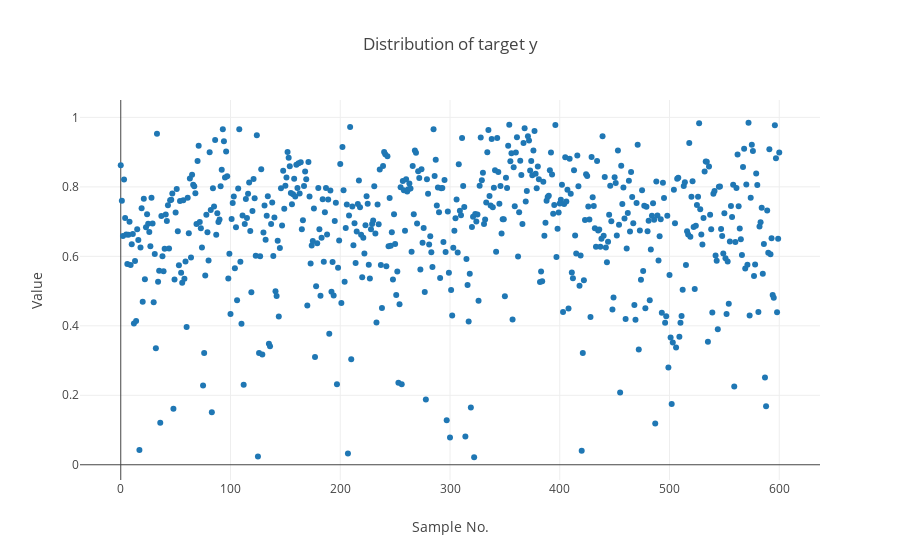

The notebook cell saved with this chart:
### Code cell
X, y = rna.iloc[:, :-1], rna.iloc[:, -1]
data1 = go.Scatter(
        y = y,
        mode = "markers",
        name = "y_ture",
)

layout = dict(
    xaxis=dict(
        title='Sample No.'
    ),
    yaxis=dict(
        title='Value'
    ),
    title="Distribution of target y"
    
)
fig = go.Figure(data=[data1], layout=layout)
iplot(fig)


# To show plot, paste the link to this GitHub notebook into http://nbviewer.jupyter.org/

### Figure 1 — Plotly figure (JSON) as saved in the notebook; plotly's stock layout.template omitted (floating-point values rounded to 4 significant figures; data arrays with more than 128 entries replaced by an {"elided": "..."} marker saying what was removed)
{"data": [{"mode": "markers", "name": "y_ture", "type": "scatter", "uid": "b5ff6dc5-1def-11e9-acfe-acbc32846fd5", "y": {"elided": "601 float values"}}], "layout": {"title": "Distribution of target y", "xaxis": {"title": "Sample No."}, "yaxis": {"title": "Value"}}}
